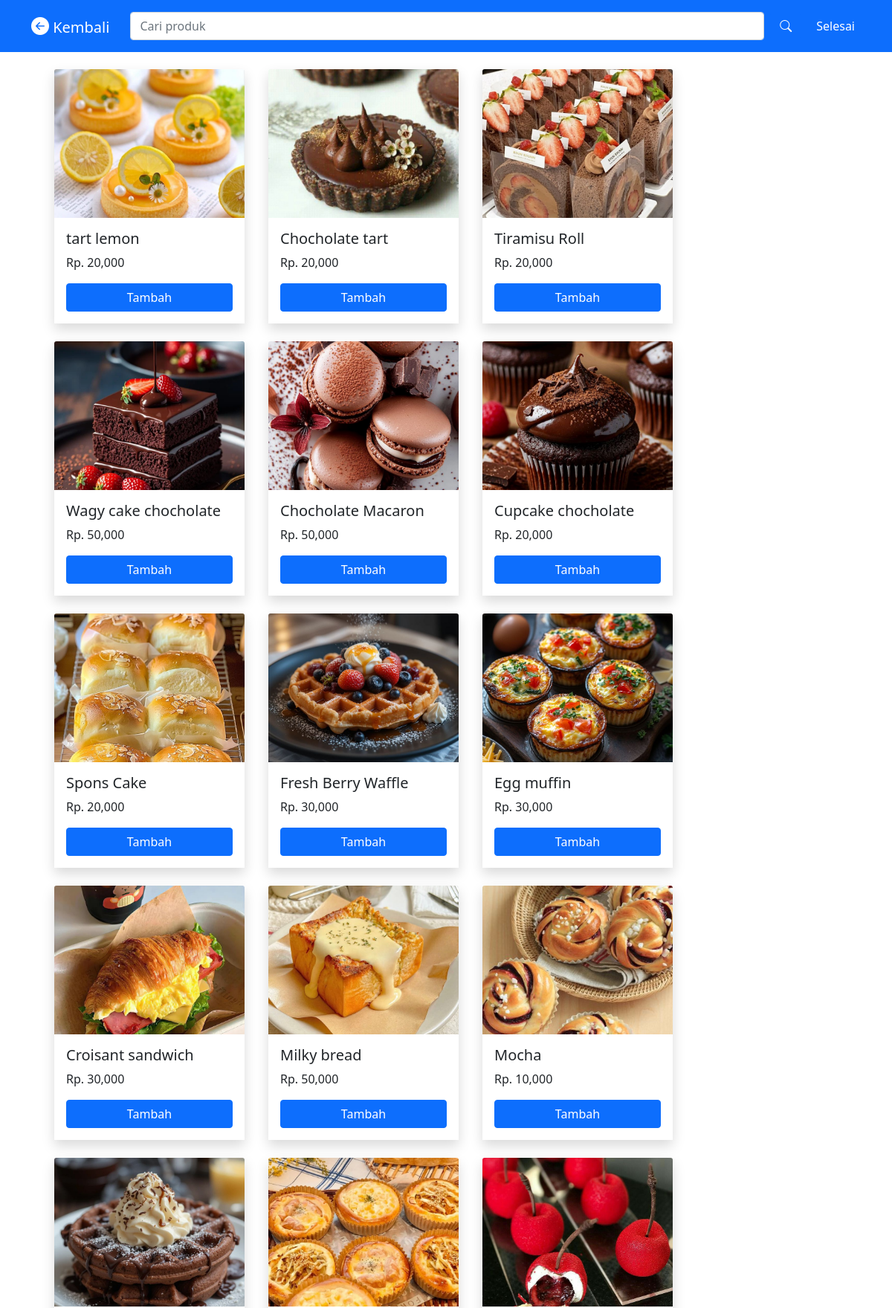
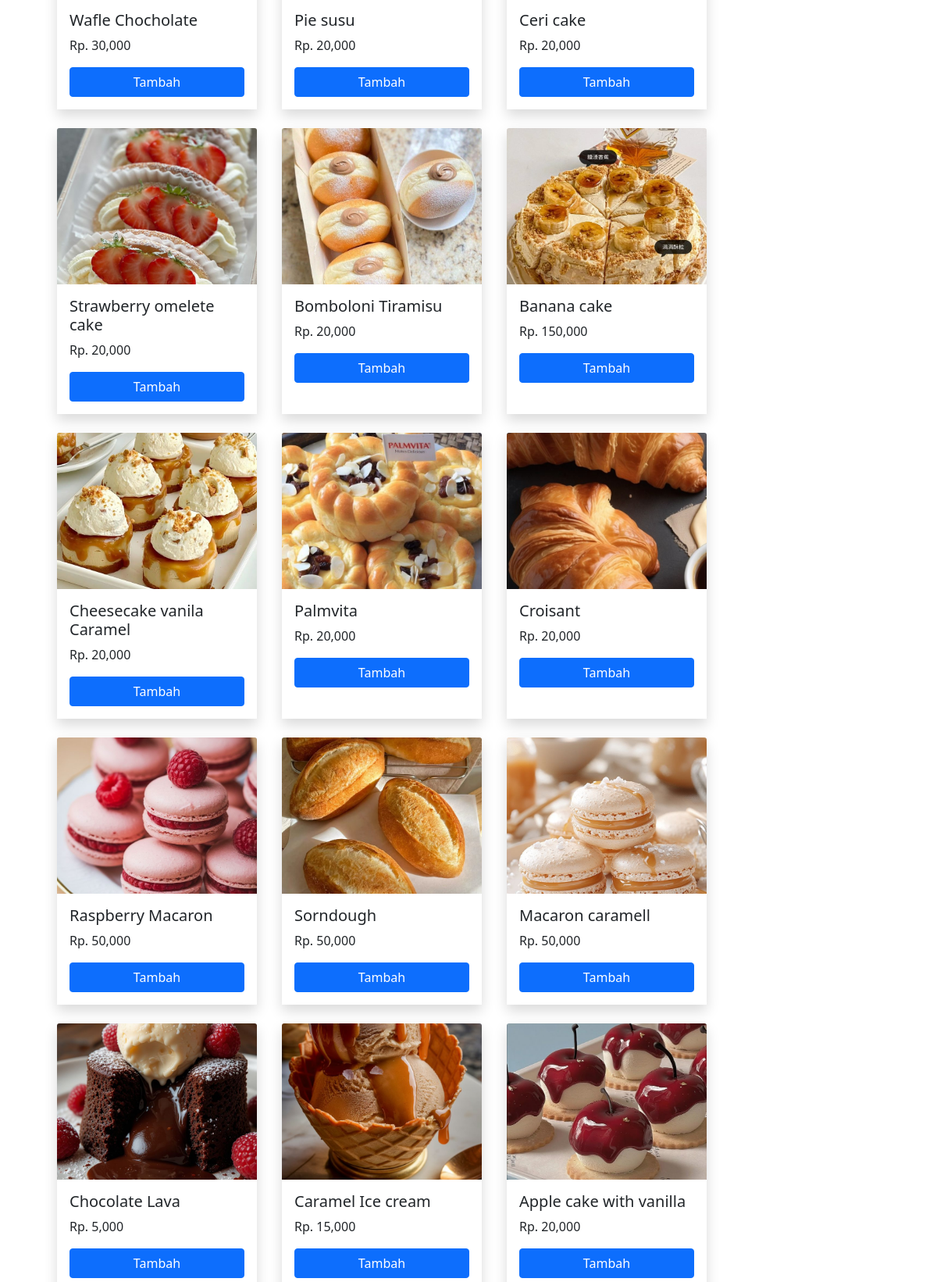
/transaksi/tambah_produk.php (upper part), run on the app's committed database (2 pictures, top to bottom).
### tables this page shows
CREATE TABLE `produk` (
  `id_produk` int(11) NOT NULL,
  `nama_produk` varchar(255) NOT NULL,
  `harga` double NOT NULL,
  `stok` int(11) NOT NULL,
  `terakhir_direstok` date NOT NULL,
  `barang_terjual` int(11) NOT NULL,
  `deskripsi` varchar(255) NOT NULL,
  `foto` varchar(255) NOT NULL
);

### transaksi/tambah_produk.php (the view, shortened to what this page needs)
<!doctype html>
<html lang="en">
  <head>
    <link href="https://cdn.jsdelivr.net/npm/bootstrap@5.0.2/dist/css/bootstrap.min.css" rel="stylesheet">
    <link rel="stylesheet" href="https://cdn.jsdelivr.net/npm/bootstrap-icons@1.9.1/font/bootstrap-icons.css">
  </head>
  <body>
  <nav class="navbar navbar fixed-top navbar-expand-lg navbar-dark bg-primary">
  <div class="container">
  <a class="navbar-brand" onclick="history.back()" style="cursor: pointer;">
        <i class="bi bi-arrow-left-circle-fill fs-4"></i> Kembali
      </a>
    <div class="container">
    <form class="d-flex ms-auto mt-2 mb-2" action="" method="POST">
      <input class="form-control me-2" type="search" name="keyword" placeholder="Cari produk" aria-label="Search" autofocus>
      <button class="btn btn-primary" type="submit" name="cari"><i class="bi bi-search"></i></button>
    </form>
    </div>
    <div class="collapse navbar-collapse" id="navbarNav">
      <ul class="navbar-nav ms-auto">
        <li class="nav-item">
          <a class="nav-link active" href="index.php">Selesai</a>
        </li>
      </ul>
    </div>
  </div>
</nav>
<div class="container-fluid mt-5">
      <div class="row gx-0">
<?php
include "../koneksi.php";
$query = mysqli_query($koneksi, "SELECT * FROM produk ORDER BY id_produk DESC");
while($data = mysqli_fetch_array($query)) {
?>
<div class="col-12 col-sm-6 col-md-4 col-lg-3 mb-4 mx-3 shadow" style="width: 16rem;">
 <img src="../asset/img/<?php  echo $data['foto'] ?>"
 class="card-img-top" alt="<?php echo $data['nama_produk'] ?>" style="height: 200px; object-fit: cover;">
  <div class="card-body">
    <h5 class="card-title"><?php echo $data['nama_produk'] ?></h5>
    <p class="card-text">Rp. <?php echo number_format($data['harga']) ?></p>
    <a href="tambah.php?id_transaksi=<?=$id_transaksi?>&id_produk=<?=$data['id_produk']?>" class="btn btn-primary">Tambah</a>
    </div>
</div>
<?php } ?>
</div>
</div>

### transaksi/tambah_produk.php (style rules this page uses)
body { margin: 0; padding: 45px; }
a.btn-primary { display: block; width: 100%; text-align: center; }
.card-img-top { height: 200px; object-fit: cover; }

### data on the page
produk: foto+nama_produk (picture), nama_produk "tart lemon", harga "20,000"
produk: foto+nama_produk (picture), nama_produk "Chocholate tart", harga "20,000"
produk: foto+nama_produk (picture), nama_produk "Tiramisu Roll", harga "20,000"
produk: foto+nama_produk (picture), nama_produk "Wagy cake chocholate", harga "50,000"
produk: foto+nama_produk (picture), nama_produk "Chocholate Macaron", harga "50,000"
produk: foto+nama_produk (picture), nama_produk "Cupcake chocholate", harga "20,000"
produk: foto+nama_produk (picture), nama_produk "Spons Cake", harga "20,000"
produk: foto+nama_produk (picture), nama_produk "Fresh Berry Waffle", harga "30,000"
produk: foto+nama_produk (picture), nama_produk "Egg muffin", harga "30,000"
produk: foto+nama_produk (picture), nama_produk "Croisant sandwich", harga "30,000"
produk: foto+nama_produk (picture), nama_produk "Milky bread", harga "50,000"
produk: foto+nama_produk (picture), nama_produk "Mocha", harga "10,000"
produk: foto+nama_produk (picture), nama_produk "Wafle Chocholate", harga "30,000"
produk: foto+nama_produk (picture), nama_produk "Pie susu", harga "20,000"
produk: foto+nama_produk (picture), nama_produk "Ceri cake", harga "20,000"
produk: foto+nama_produk (picture), nama_produk "Strawberry omelete cake", harga "20,000"
produk: foto+nama_produk (picture), nama_produk "Bomboloni Tiramisu", harga "20,000"
produk: foto+nama_produk (picture), nama_produk "Banana cake", harga "150,000"
produk: foto+nama_produk (picture), nama_produk "Cheesecake vanila Caramel", harga "20,000"
produk: foto+nama_produk (picture), nama_produk "Palmvita", harga "20,000"
produk: foto+nama_produk (picture), nama_produk "Croisant", harga "20,000"
produk: foto+nama_produk (picture), nama_produk "Raspberry Macaron", harga "50,000"
produk: foto+nama_produk (picture), nama_produk "Sorndough", harga "50,000"
produk: foto+nama_produk (picture), nama_produk "Macaron caramell", harga "50,000"
produk: foto+nama_produk (picture), nama_produk "Chocolate Lava", harga "5,000"
produk: foto+nama_produk (picture), nama_produk "Caramel Ice cream", harga "15,000"
produk: foto+nama_produk (picture), nama_produk "Apple cake with vanilla", harga "20,000"
